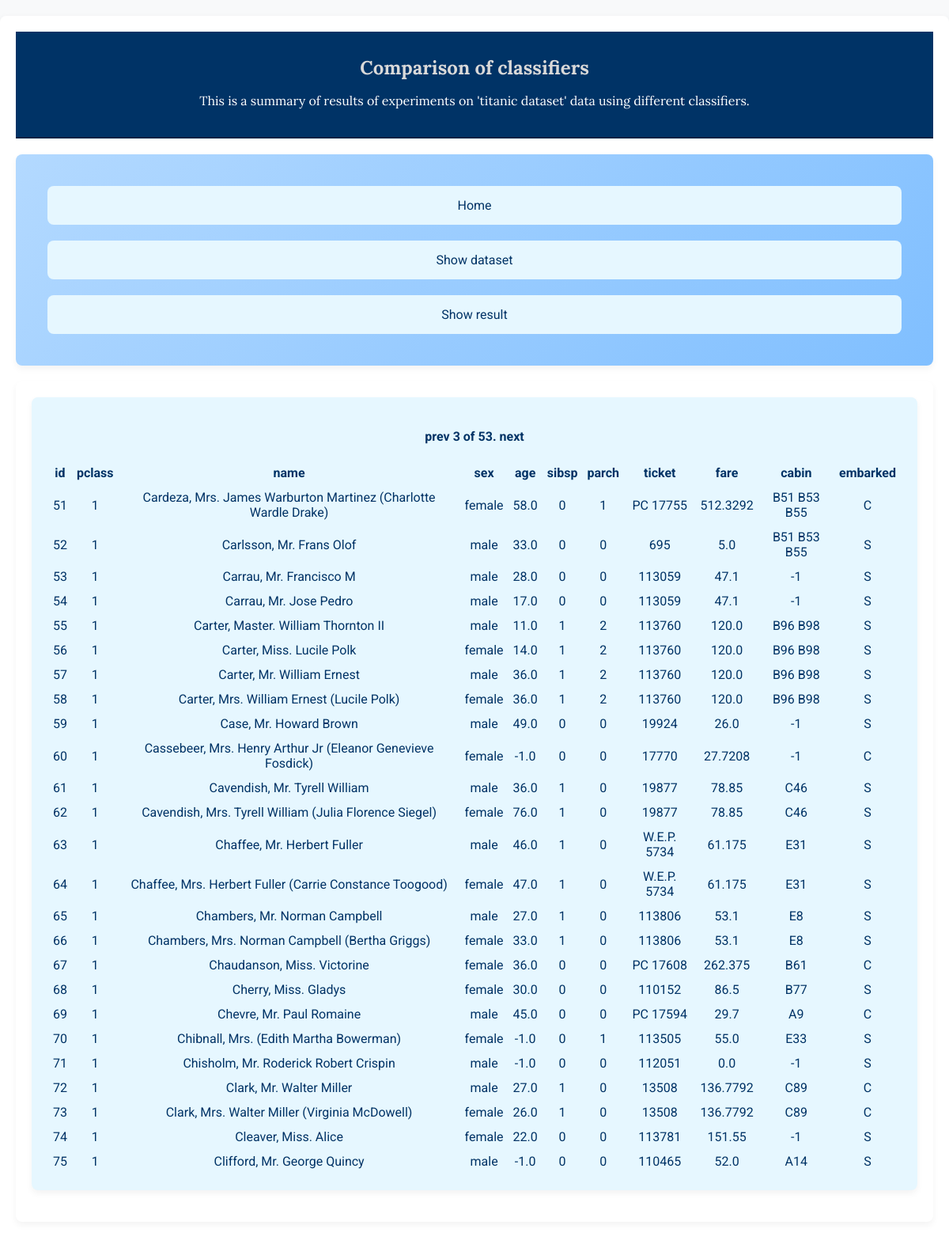
/data/?page=3, run on the app's committed database.
### visresults/models.py (models this page shows)
class Dataset(models.Model):
    SEX_CHOICES = (('male', 'male'), ('female', 'female'))
    pclass = models.SmallIntegerField()
    name = models.CharField(max_length=50)
    sex = models.CharField(max_length=6, choices=SEX_CHOICES)
    age = models.FloatField()
    sibsp = models.SmallIntegerField()
    parch = models.SmallIntegerField()
    ticket = models.CharField(max_length=18)
    fare = models.FloatField()
    cabin = models.CharField(max_length=15)
    embarked = models.CharField(max_length=1)

### visresults/views.py (the view)
# urls.py: path('data/', views.data_explainer, name="dataset"),
def data_explainer(request):
    object_list = Dataset.objects.all()
    if len(object_list) == 0:
        return render(request, "visresults/dataset.html", None)
    columns = list(object_list.values()[0].keys())
    data_rows = object_list.values_list()
    paginator = Paginator(data_rows, 25)
    page = request.GET.get('page')
    try:
        rows = paginator.get_page(page)
    except PageNotAnInteger:
        rows = paginator.page(1)
    except EmptyPage:
        rows = paginator.page(paginator.num_pages)
    return render(request, "visresults/dataset.html", {'page': page, 'columns': columns, 'rows': rows})

### visresults/templates/visresults/dataset.html (shortened to what this page needs)
{% extends "visresults/base.html" %}
{% block content %}
<div class="datasetTable">
    {% include "pagination.html" with page=rows %}
    <table class="titanicTable" class="display">
        <thead>
            <tr>
                {% for column in columns %}
                <th class="colField">{{ column }}</th>
                {% endfor %}
            </tr>
        </thead>
        <tbody>
            {% for row in rows %}
            <tr class="rowfields">
                {% for value in row %}
                <td class="field">{{ value }}</td>
                {% endfor %}
            </tr>
            {% endfor %}
        </tbody>
    </table>
</div>
{% endblock %}

### visresults/static/css/base.css (style rules this page uses)
body, html { margin: 0; padding: 0; width: 100%; height: 100%; font-family: 'Roboto', sans-serif; background-color: #f8f9fa; }
.content, .chart, .tools, .search-div, .datasetTable { background-color: #ffffff; border-radius: 8px; padding: 20px; margin-bottom: 20px; box-shadow: 0 4px 8px rgba(0, 0, 0, 0.05); }
.field, .colField { text-align: center; padding: 5px; color: #003366; }
.datasetTable { padding: 20px; background-color: #e6f7ff; border-radius: 8px; box-shadow: 0 4px 8px rgba(0, 0, 0, 0.05); }

### data on the page
Dataset: row "51" "1" "Cardeza, Mrs. James Warburton Martinez (Charlotte Wardle Drake)" "female" "58.0" "0" "1" "PC 17755" "512.3292" "B51 B53 B55" "C"
Dataset: row "52" "1" "Carlsson, Mr. Frans Olof" "male" "33.0" "0" "0" "695" "5.0" "B51 B53 B55" "S"
Dataset: row "53" "1" "Carrau, Mr. Francisco M" "male" "28.0" "0" "0" "113059" "47.1" "-1" "S"
Dataset: row "54" "1" "Carrau, Mr. Jose Pedro" "male" "17.0" "0" "0" "113059" "47.1" "-1" "S"
Dataset: row "55" "1" "Carter, Master. William Thornton II" "male" "11.0" "1" "2" "113760" "120.0" "B96 B98" "S"
Dataset: row "56" "1" "Carter, Miss. Lucile Polk" "female" "14.0" "1" "2" "113760" "120.0" "B96 B98" "S"
Dataset: row "57" "1" "Carter, Mr. William Ernest" "male" "36.0" "1" "2" "113760" "120.0" "B96 B98" "S"
Dataset: row "58" "1" "Carter, Mrs. William Ernest (Lucile Polk)" "female" "36.0" "1" "2" "113760" "120.0" "B96 B98" "S"
Dataset: row "59" "1" "Case, Mr. Howard Brown" "male" "49.0" "0" "0" "19924" "26.0" "-1" "S"
Dataset: row "60" "1" "Cassebeer, Mrs. Henry Arthur Jr (Eleanor Genevieve Fosdick)" "female" "-1.0" "0" "0" "17770" "27.7208" "-1" "C"
Dataset: row "61" "1" "Cavendish, Mr. Tyrell William" "male" "36.0" "1" "0" "19877" "78.85" "C46" "S"
Dataset: row "62" "1" "Cavendish, Mrs. Tyrell William (Julia Florence Siegel)" "female" "76.0" "1" "0" "19877" "78.85" "C46" "S"
Dataset: row "63" "1" "Chaffee, Mr. Herbert Fuller" "male" "46.0" "1" "0" "W.E.P. 5734" "61.175" "E31" "S"
Dataset: row "64" "1" "Chaffee, Mrs. Herbert Fuller (Carrie Constance Toogood)" "female" "47.0" "1" "0" "W.E.P. 5734" "61.175" "E31" "S"
Dataset: row "65" "1" "Chambers, Mr. Norman Campbell" "male" "27.0" "1" "0" "113806" "53.1" "E8" "S"
Dataset: row "66" "1" "Chambers, Mrs. Norman Campbell (Bertha Griggs)" "female" "33.0" "1" "0" "113806" "53.1" "E8" "S"
Dataset: row "67" "1" "Chaudanson, Miss. Victorine" "female" "36.0" "0" "0" "PC 17608" "262.375" "B61" "C"
Dataset: row "68" "1" "Cherry, Miss. Gladys" "female" "30.0" "0" "0" "110152" "86.5" "B77" "S"
Dataset: row "69" "1" "Chevre, Mr. Paul Romaine" "male" "45.0" "0" "0" "PC 17594" "29.7" "A9" "C"
Dataset: row "70" "1" "Chibnall, Mrs. (Edith Martha Bowerman)" "female" "-1.0" "0" "1" "113505" "55.0" "E33" "S"
Dataset: row "71" "1" "Chisholm, Mr. Roderick Robert Crispin" "male" "-1.0" "0" "0" "112051" "0.0" "-1" "S"
Dataset: row "72" "1" "Clark, Mr. Walter Miller" "male" "27.0" "1" "0" "13508" "136.7792" "C89" "C"
Dataset: row "73" "1" "Clark, Mrs. Walter Miller (Virginia McDowell)" "female" "26.0" "1" "0" "13508" "136.7792" "C89" "C"
Dataset: row "74" "1" "Cleaver, Miss. Alice" "female" "22.0" "0" "0" "113781" "151.55" "-1" "S"
Dataset: row "75" "1" "Clifford, Mr. George Quincy" "male" "-1.0" "0" "0" "110465" "52.0" "A14" "S"

### other printed values
{{ page.number }} "3"
{{ page.paginator.num_pages }} "53"
{{ column }} "id" "pclass" "name" "sex" "age" "sibsp" "parch" "ticket" "fare" "cabin" "embarked"
